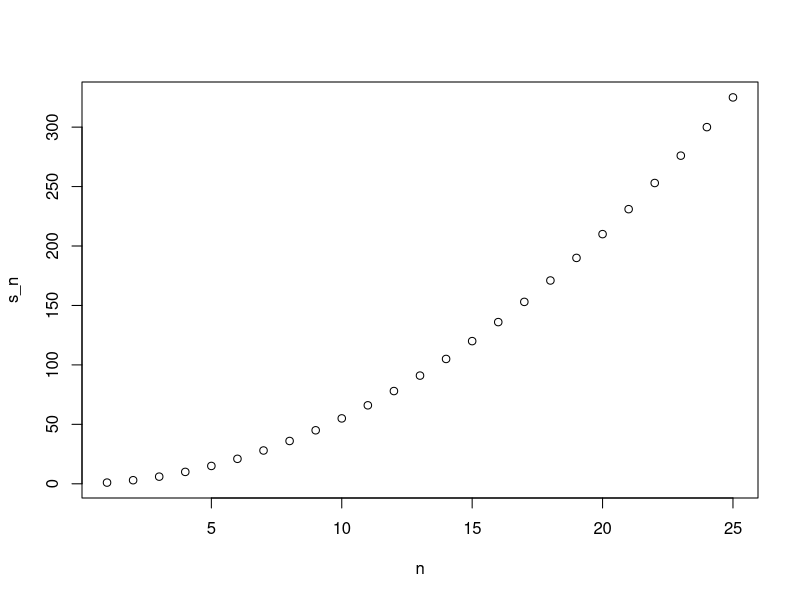
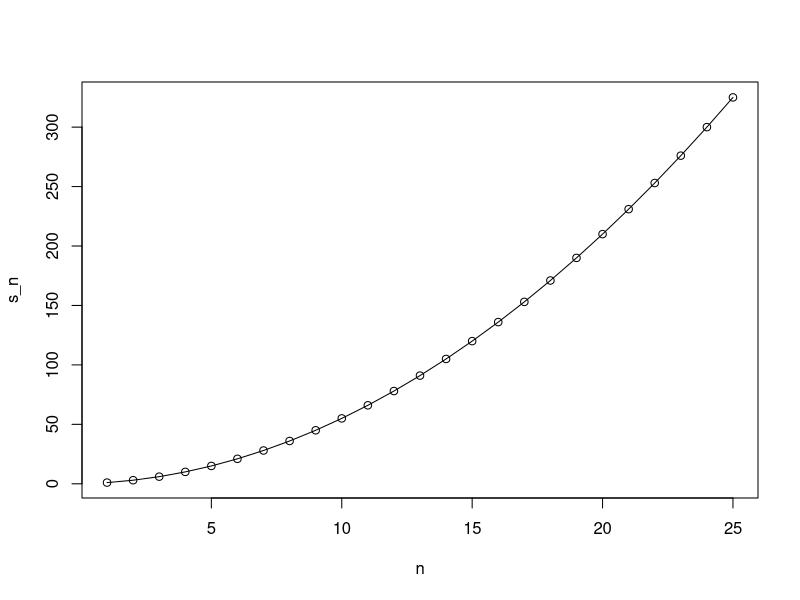

Here is the R script that generated these plots, in order:
## 4.2: for loops
# creating a function that computes the sum of integers 1 through n
compute_s_n <- function(n){
  x <- 1:n
  sum(x)
}

# a very simple for-loop
for(i in 1:5){
  print(i)
}

# a for-loop for our summation
m <- 25
s_n <- vector(length = m) # create an empty vector
for(n in 1:m){
  s_n[n] <- compute_s_n(n)
}

# creating a plot for our summation function
n <- 1:m
plot(n, s_n)

# a table of values comparing our function to the summation formula
head(data.frame(s_n = s_n, formula = n*(n+1)/2))

# overlaying our function with the summation formula
plot(n, s_n)
lines(n, n*(n+1)/2)